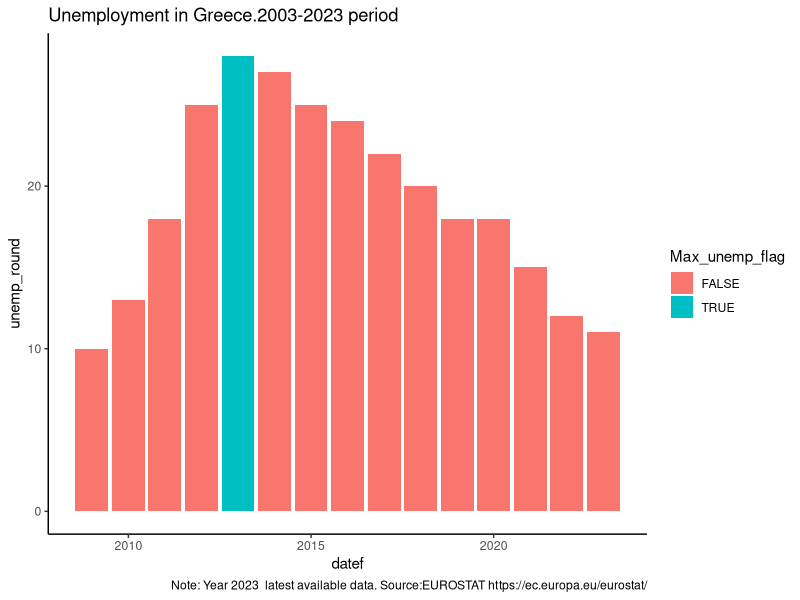
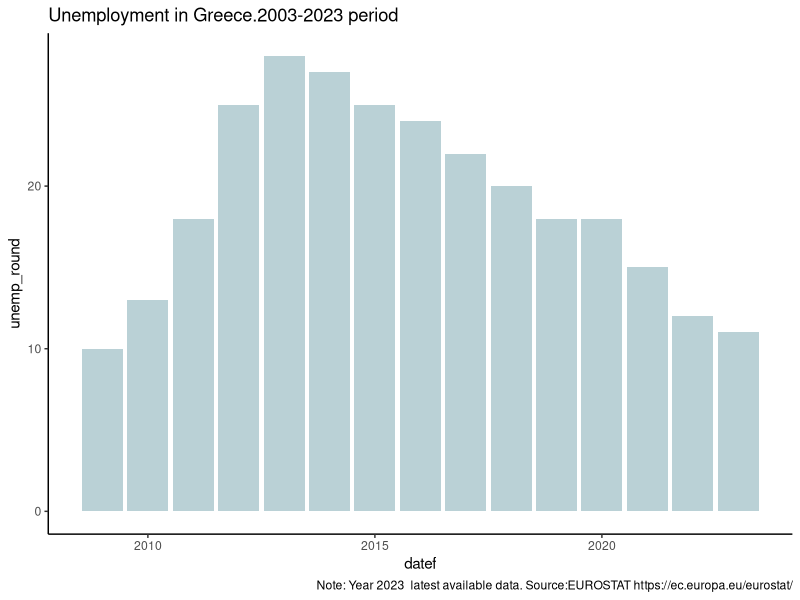
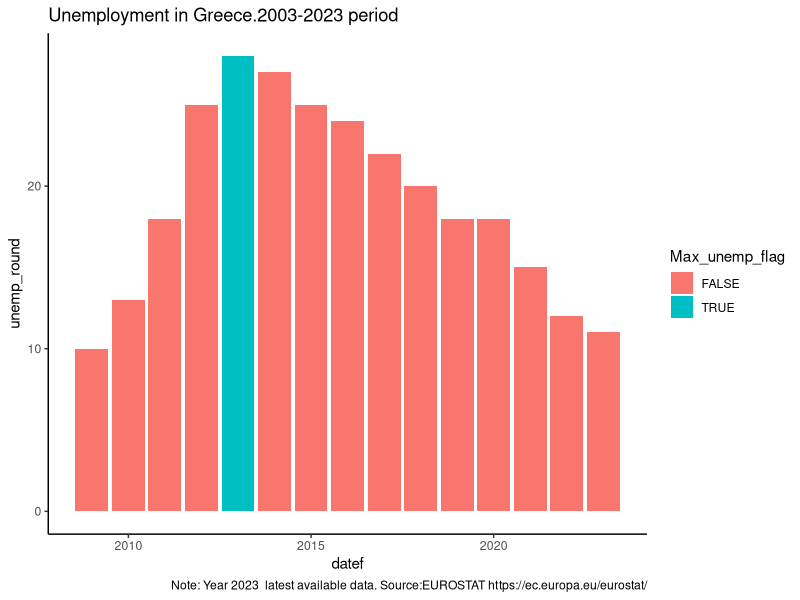

The R source for these figures, in order: (Note: this script raises an error after producing the figures.)
# Script:  06 custom geom_bar unemployment by county.R
# AIM 06 custom geom_bar unemployment metric for each country


# 1. Import previous files.
library(here)
library(tidyverse)

# 1. Import unemployment indicator data 
combined_indic  <- read.table(here("data_cleansed", "EU_TEMP_UNEMP_COMBINED_SORTED.csv"),
                              header =TRUE, sep =',',stringsAsFactors =TRUE)
head(combined_indic)

str(combined_indic)

## 1.1 Apply date format to "date" column
#  mutate(datef = as.Date(date)) %>% 
# select(date = datef,country,metric_name,metric_value)

combined_indic_date_fmtd <- read.table(here("data_cleansed", "EU_TEMP_UNEMP_COMBINED_SORTED.csv"),
                                       header =TRUE, sep =',',stringsAsFactors =TRUE) %>% 
                            mutate(datef = as.Date(date)) %>% 
                            select(datef, country,metric_name,metric_value)
str(combined_indic_date_fmtd)
head(combined_indic_date_fmtd)

metrics_list <- combined_indic_date_fmtd %>% select(metric_name) %>% distinct()
metrics_list

unemployment_subset <- combined_indic_date_fmtd %>% 
                       filter(metric_name == 'unemp_rate')

# 2. Subset data for Greece
unemp_greece <- unemployment_subset %>% 
  filter(country %in% c("greece")) 

# 3. Create two flags
# 3.1. Flag for highest unemployment year
# Max_unemp_flag = ifelse(unemp_round == max_unemp,TRUE,FALSE) 
str(unemp_greece)

library(tidyr)

unemp_greece_max <- unemp_greece %>% 
  mutate(
    unemp_round = round(metric_value,0),
    max_unemp = max(metric_value, na.rm = TRUE))

unemp_greece_max_flag <- unemp_greece_max %>% 
  mutate(Max_unemp_flag = ifelse(metric_value == max_unemp,TRUE,FALSE) 
  ) %>% 
  select(datef,country,unemp_round,max_unemp,Max_unemp_flag) %>% 
  drop_na() # Remove empty rows with na() values

# 3.2. Flag for the latest year
#  Max_date = ifelse(Date == Latest_date,TRUE,FALSE))
str(unemp_greece_max)

unemp_greece_latest <- unemp_greece_max_flag %>% 
  mutate(
      Latest_date = max(datef),
      Max_date = ifelse(datef == Latest_date,TRUE,FALSE))

head(unemp_greece_latest)

# 4. Create a basic bar plot
str(unemp_greece)
Plot01 <- unemp_greece_latest %>% 
  ggplot(aes(x = datef, y = unemp_round)) +
  geom_col(fill = "#BAD1D6")

Plot02 <- unemp_greece_latest %>% 
  ggplot(aes(x = datef, y = unemp_round)) +
  geom_col(fill = "#BAD1D6") +
labs(title = "Unemployment in Greece.2003-2023 period",
     caption = "Note: Year 2023  latest available data. Source:EUROSTAT https://ec.europa.eu/eurostat/") +
  theme_classic() 

ggsave("plots_output/10_Greece_unemployment_value.png", width = 6.38, height = 5.80)


# 4.1 Introduce titles and flag for year with max unemployment value 
# Flag color introduced, fill goes to ggplot() function and geom_col() used to remove legend
str(unemp_greece_latest)

# To highlight specific date, it must be defined as a FACTOR

Plot03 <- unemp_greece_latest %>% 
  ggplot(aes(x = datef, y = unemp_round, fill = Max_unemp_flag)) +
  labs(title = "Unemployment in Greece.2003-2023 period",
       caption = "Note: Year 2023  latest available data. Source:EUROSTAT https://ec.europa.eu/eurostat/") +
  geom_col() +
  theme_classic() 
Plot03

ggsave("plots_output/11_True_false_colour_defined_by_max_unemp_value.png", width = 6.38, height = 5.80)

# WIP ! 

# 4.2 Introduce custom colour in the plot
#    geom_col(show.legend = FALSE) +
# colours: FALSE values for "is_2024" variable: Aquamarine "#BAD1D6"
#          TRUE values for "is_2024" variable: Last year is 2024. DARK BLUE "#539CBA"
#    scale_fill_manual(breaks = c(FALSE,TRUE),
#                   values = c("#BAD1D6","#539CBA"))
  
Plot04 <-  unemp_greece_latest %>% 
  ggplot(aes(x = date, y = unemp_rate, fill = Max_unemp_flag)) +
  labs(title = "Unemployment in Greece.2003-2023 period",
       caption = "Note: Year 2023  latest available data. Source:EUROSTAT https://ec.europa.eu/eurostat/") +
  geom_col(show.legend = FALSE) +
  scale_fill_manual(breaks = c(FALSE,TRUE),
                    values = c("#BAD1D6","#539CBA")) +
  coord_cartesian(expand = FALSE) 
Plot04

ggsave("plots_output/12_Cutom_color_bars_based_flag_max_value.png", width = 6.38, height = 5.80)


# 4.3 Introduce theme_classic() to the plot 
Plot05 <-  unemp_greece_latest %>% 
  ggplot(aes(x = date, y = unemp_rate, fill = Max_unemp_flag)) +
  labs(title = "Unemployment in Greece.2003-2023 period",
       caption = "Note: Year 2023  latest available data. Source:EUROSTAT https://ec.europa.eu/eurostat/") +
  geom_col(show.legend = FALSE) +
  scale_fill_manual(breaks = c(FALSE,TRUE),
                    values = c("#BAD1D6","#539CBA")) +
  coord_cartesian(expand = FALSE) +
  theme_classic() 
Plot05

ggsave("plots_output/13_Cutom_theme_color_bars_based_flag_max_value.png", width = 6.38, height = 5.80)


# 4.4 Remove expansion around the whole perimeter
# Always remove this expansion for geom_col()
# coord_cartesian(expand = FALSE) +

Plot06 <-  unemp_greece_latest %>% 
  ggplot(aes(x = date, y = unemp_rate, fill = Max_unemp_flag)) +
  labs(title = "Unemployment in Greece.2003-2023 period",
       caption = "Note: Year 2023  latest available data. Source:EUROSTAT https://ec.europa.eu/eurostat/") +
  geom_col(show.legend = FALSE) +
  scale_fill_manual(breaks = c(FALSE,TRUE),
                    values = c("#BAD1D6","#539CBA")) +
  coord_cartesian(expand = FALSE) +
  theme_classic() 
Plot06

ggsave("plots_output/14_Cutom_theme_color_bars_based_no_gap.png", width = 6.38, height = 5.80)

# 4.5 Include Title and caption
#theme(
#  #  plot.caption = element_textbox_simple(hjust=0), # Wrap legend text
#  plot.caption.position = "plot", # Caption and title left aligned
#  plot.title.position = "plot"
#)

library(ggtext)

Plot07 <-  unemp_greece_latest %>% 
  ggplot(aes(x = date, y = unemp_rate, fill = Max_unemp_flag)) +
  labs(title = "Unemployment in Greece.2003-2023 period",
       caption = "Note: Year 2023  latest available data. Source:EUROSTAT https://ec.europa.eu/eurostat/") +
  geom_col(show.legend = FALSE) +
  scale_fill_manual(breaks = c(FALSE,TRUE),
                    values = c("#BAD1D6","#539CBA")) +
  coord_cartesian(expand = FALSE) +
  theme_classic() +
  theme(
  #  plot.caption = element_textbox_simple(hjust=0), # Wrap legend text
    plot.caption.position = "plot", # Caption and title left aligned
    plot.title.position = "plot"
  )
Plot07

# 4.6 Form title as bold
#  plot.title = element_text(face = "bold"),

library(ggtext)

Plot08 <-  unemp_greece_latest %>% 
  ggplot(aes(x = date, y = unemp_rate, fill = Max_unemp_flag)) +
  labs(title = "Unemployment in Greece.2003-2023 period",
       caption = "Note: Year 2023  latest available data. Source:EUROSTAT https://ec.europa.eu/eurostat/") +
  geom_col(show.legend = FALSE) +
  scale_fill_manual(breaks = c(FALSE,TRUE),
                    values = c("#BAD1D6","#539CBA")) +
  coord_cartesian(expand = FALSE) +
  theme_classic() +
  theme(
    plot.title = element_text(face = "bold"),
    #  plot.caption = element_textbox_simple(hjust=0), # Wrap legend text
    plot.caption.position = "plot", # Caption and title left aligned
    plot.title.position = "plot"
  )
Plot08

ggsave("plots_output/15_Cutom_plot_bold_title.png", width = 6.38, height = 5.80)

# 4.7 Create annotation bubble
# Annotation buble position needs to be adjusted for each chart
library(ggtext)

# Format caption

# Insert a single line break <br> in the annotation buble.
# Remove border colour around "Year 2013 highest unemployment rate" text annotation geom_richtext() (color = "black",label.colour = NA)
# Draw Horizontal line from the text to the bar: 
#   Using annotate(annotate(geom = "segment",x = 2022.5 , xend = 2023.4,y = 63, yend = 63)) 
# Introduce rectangle figure with annotate('rect',xmin = 07, xmax = 12,ymin = 25, ymax = 30, 
#                           alpha = .1 , fill = 'grey',col = 'black')

Plot09 <-  unemp_greece_latest %>% 
  ggplot(aes(x = date, y = unemp_rate, fill = Max_unemp_flag)) +
  # annotate('segment',xmin = as.Date("2010-01-01"), xmax = as.Date("2010-01-02"),ymin = 15, ymax = 20) +
 annotate('rect',xmin = 10, xmax = 12,ymin = 25, ymax = 30, 
           alpha = .1 , fill = 'grey',col = 'black') +
  
#  annotate('segment',x = 05, xend =16 ,y = 10, yend =  20, 
#          alpha = .1 , fill = 'blue',col = 'black') +

    labs(title = "Unemployment in Greece.2003-2023 period",
       caption = "Note: Year 2023  latest available data. Source:EUROSTAT https://ec.europa.eu/eurostat/") +
  geom_col(show.legend = FALSE) +
  # Include annotation buble 
  geom_richtext(geom = "textbox", label = "Year 2013<br>highest unemployment rate", 
                x = 10, y = 26,
                hjust = 1,  
                fill = NA,
                color = "black",
                label.colour = NA,
                show.legend = FALSE) +
  scale_fill_manual(breaks = c(FALSE,TRUE),
                    values = c("#BAD1D6","#539CBA")) +
  coord_cartesian(expand = FALSE) +
  theme_classic() +
  theme(
    plot.title = element_text(face = "bold"),
    #  plot.caption = element_textbox_simple(hjust=0), # Wrap legend text
    plot.caption.position = "plot", # Caption and title left aligned
    plot.title.position = "plot"
  )
Plot09

ggsave("plots_output/16_Include Annotation buble with geom annotations.png", width = 6.38, height = 5.80)
